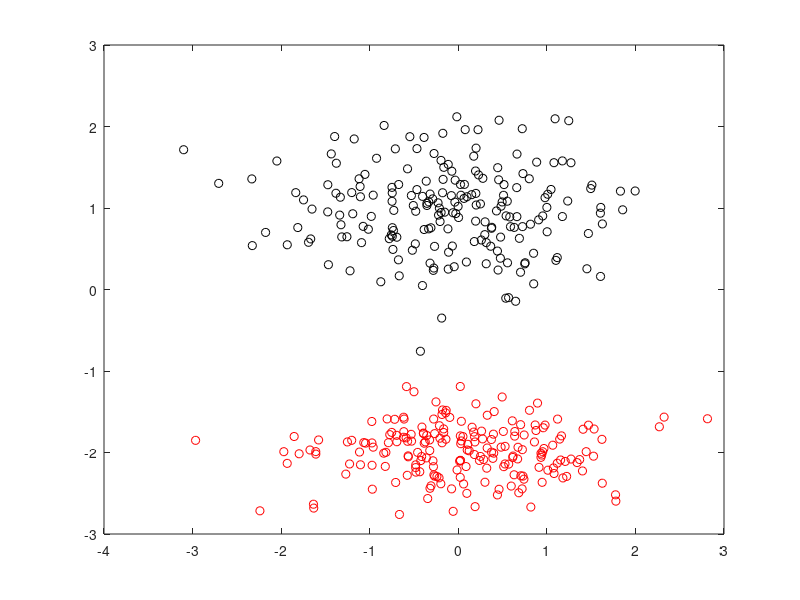
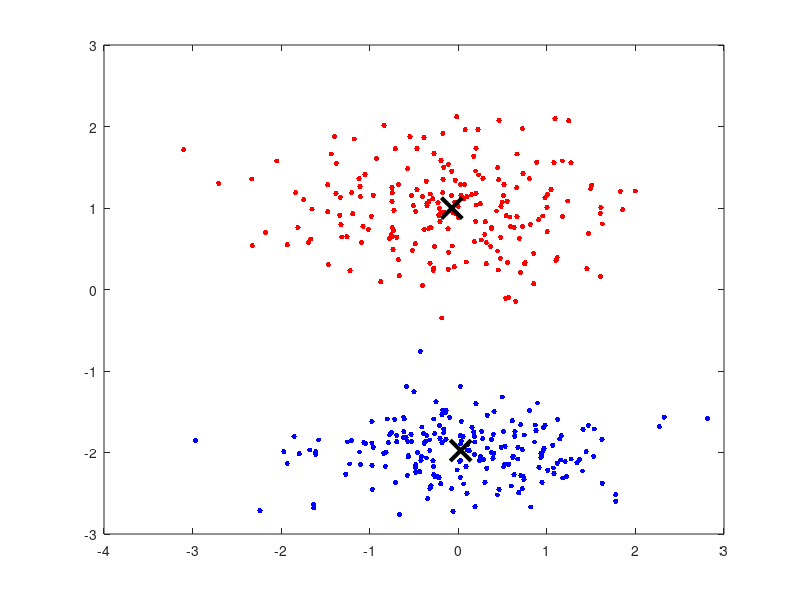

Source code (MATLAB) for these figures, in order: (Note: this script raises an error after producing the figures.)
clear all; close all; clc;
x1 = randn(200,1);
y1 = 0.5*randn(200,1)+1;
x2 = randn(200,1);
y2 = 0.3*randn(200,1)-2;
plot(x1,y1, 'ko'); hold on;
plot(x2,y2, 'ro'); hold off;
x = [x1;x2];
y = [y1;y2];
data = [x,y];
[idx,C] = kmeans(data,2,'Distance','cityblock','MaxIter',100);
figure;
plot(data(idx==1,1),data(idx==1,2),'r.','MarkerSize',12)
hold on
plot(data(idx==2,1),data(idx==2,2),'b.','MarkerSize',12)
plot(C(:,1),C(:,2),'kx','MarkerSize',15,'LineWidth',3)
legend('Cluster 1','Cluster 2','Centroids','Location','NW')
title 'Cluster Assignments and Centroids'
hold off
% rng default; % For reproducibility
% X = [randn(100,2)*0.75+ones(100,2);
%     randn(100,2)*0.5-ones(100,2)];
% 
% figure;
% plot(X(:,1),X(:,2),'.');
% title 'Randomly Generated Data';
% opts = statset('Display','final');%display results of final iteration
% [idx,C] = kmeans(X,2,'Distance','cityblock','Replicates',5,'Options',opts);
% figure;
% plot(X(idx==1,1),X(idx==1,2),'r.','MarkerSize',12)
% hold on
% plot(X(idx==2,1),X(idx==2,2),'b.','MarkerSize',12)
% plot(C(:,1),C(:,2),'kx','MarkerSize',15,'LineWidth',3)
% legend('Cluster 1','Cluster 2','Centroids','Location','NW')
% title 'Cluster Assignments and Centroids'
% hold off